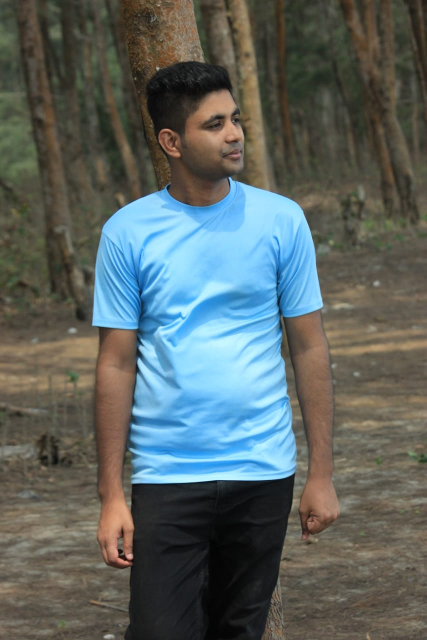
#> input picture Ridoy_Portfolio/media/bg_image/front/IMG-20220501-WA0003.jpg, 853 x 1280 px (shown at 1/2 size)
$ python -i views.py   (imports and definitions only)
#> lines starting #> are read from the running program, lines starting #| are printed output that depends on the picture
from django.shortcuts import render, redirect
from Front_Pages.models import *
from .models import *
from django.contrib.auth import authenticate, login, logout
from django.contrib.auth.decorators import login_required
import datetime,math
from django.http import HttpResponse
from django.db.models import Q
import datetime
from xml.etree import ElementTree as ET
from PIL import Image, ExifTags
from io import BytesIO
from django.core.files import File


# [18 lines left out: functions log_in, Logout, not called in this run]
# [3 lines that did not run here, left out]
# [33 lines that did not run here, left out]
# [20 lines that did not run here, left out]

# [22 lines that did not run here, left out]

def fix_image_orientation(image):
    try:
        for orientation in ExifTags.TAGS.keys():
            if ExifTags.TAGS[orientation] == 'Orientation':
                break
        exif = dict(image._getexif().items())

        if exif[orientation] == 3:
            image = image.rotate(180, expand=True)
        elif exif[orientation] == 6:
            image = image.rotate(270, expand=True)
        elif exif[orientation] == 8:
            image = image.rotate(90, expand=True)

    except (AttributeError, KeyError, IndexError):
        # No EXIF data found or the image doesn't need rotation
        pass

    return image
# [64 lines that did not run here, left out]

# [5 lines that did not run here, left out]

# [5 lines that did not run here, left out]

def del_mar(request, id):
    obj=market.objects.get(pk=id)
    obj.delete()
    return redirect('home_set')


# [5 lines that did not run here, left out]

# [7 lines that did not run here, left out]

# [12 lines that did not run here, left out]

# [5 lines that did not run here, left out]
# [5 lines that did not run here, left out]

# [13 lines that did not run here, left out]


# [12 lines that did not run here, left out]

# [5 lines that did not run here, left out]
# [5 lines that did not run here, left out]
# [77 lines that did not run here, left out]

def get_sitemap_xml(request):
    urls=['https://devridoy.com/',
    'https://devridoy.com/resume/',
    'https://devridoy.com/contact/',
    'https://devridoy.com/video/downloader/',
    'https://devridoy.com/pdf/'
    ]
    urlsetstart='<urlset xmlns="http://www.sitemaps.org/schemas/sitemap/0.9">'
    urlsetend="</urlset>"
    url=""
    for u in urls:
        url+= "\n<url>\n  <loc>"+str(u)+"</loc>\n<lastmod>"+str(datetime.date.today())+"</lastmod>\n<changefreq>always</changefreq>\n<priority>1.0</priority>\n</url>"

    resp=urlsetstart+"\n"+url+"\n"+urlsetend

    return HttpResponse(resp ,content_type='text/xml')

>>> import cv2
>>> picture = cv2.imread('../Ridoy_Portfolio/media/bg_image/front/IMG-20220501-WA0003.jpg', cv2.IMREAD_GRAYSCALE)
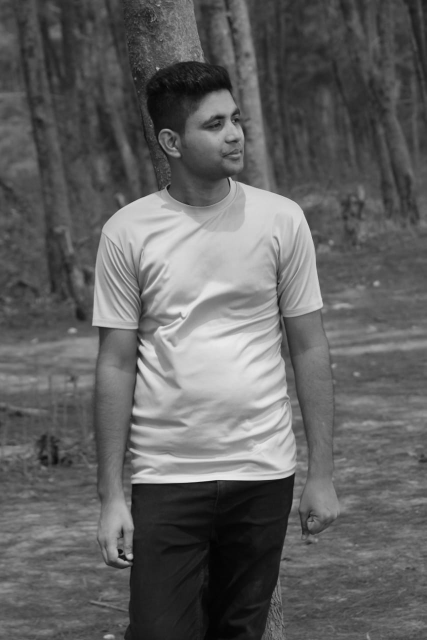
#> picture: shape (1280, 853) (shown at 1/2 size); min 2, max 248, mean 97.2
>>> result = fix_image_orientation(picture)

$ run again, on Ridoy_Portfolio/media/bg_image/front/IMG-20220501-WA0015.jpg
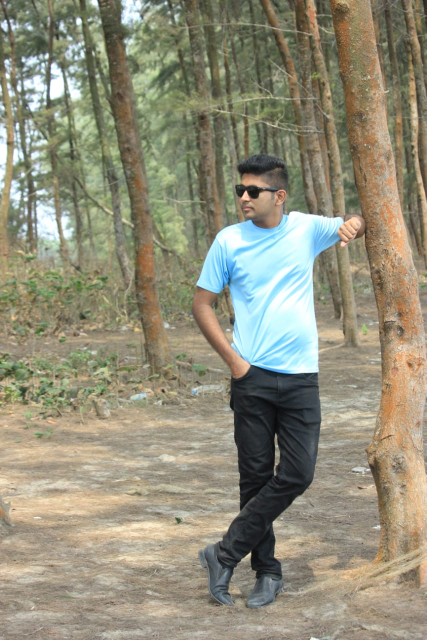
#> input picture Ridoy_Portfolio/media/bg_image/front/IMG-20220501-WA0015.jpg, 853 x 1280 px (shown at 1/2 size)
#> `picture = cv2.imread('../Ridoy_Portfolio/media/bg_image/front/IMG-2022..`:
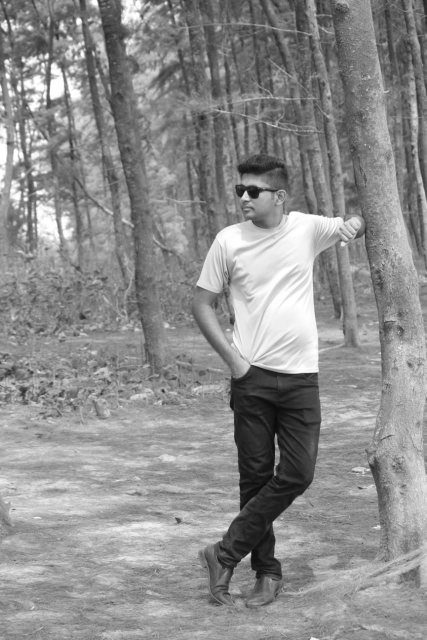
#> picture: shape (1280, 853) (shown at 1/2 size); min 5, max 255, mean 141
